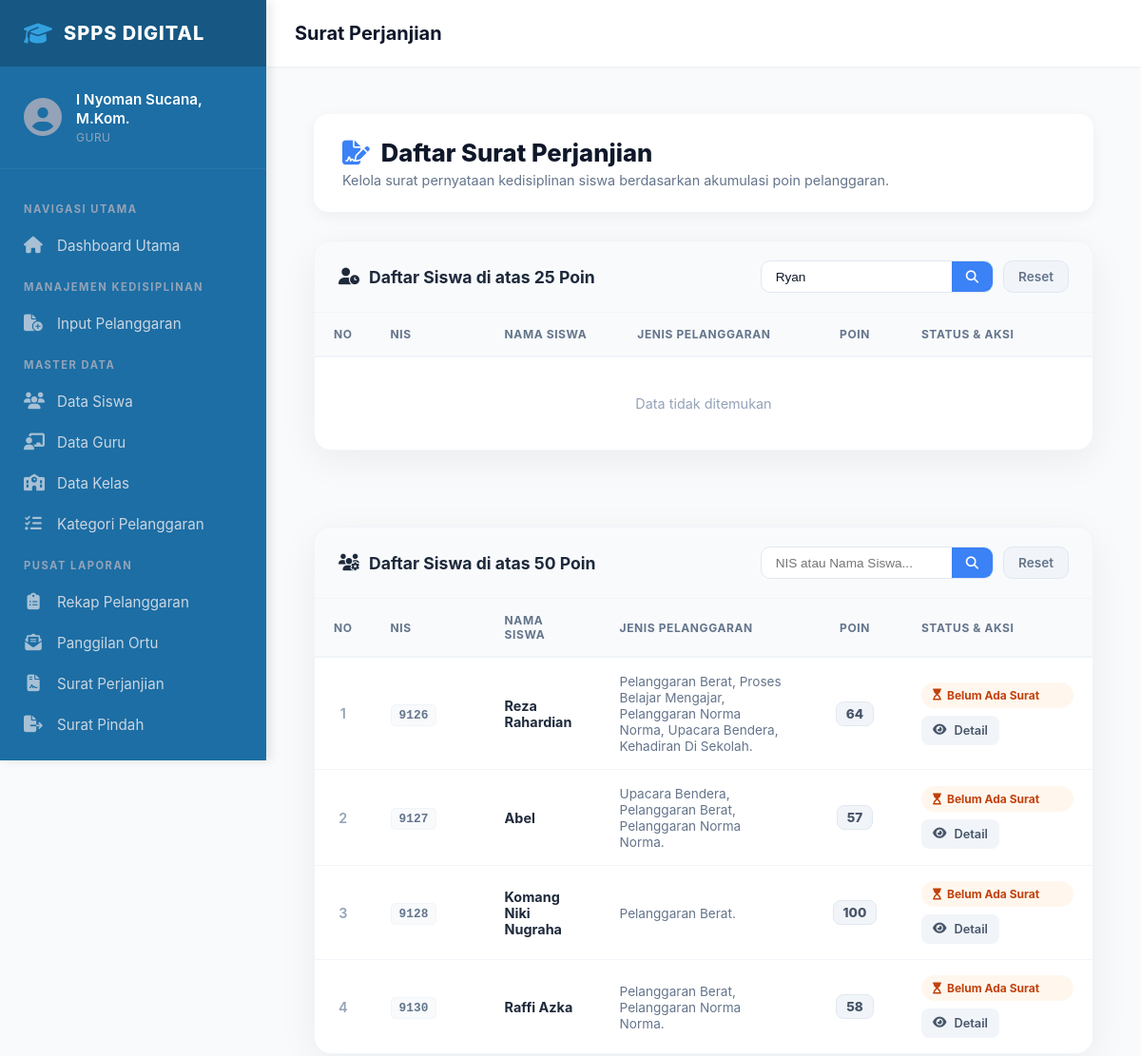
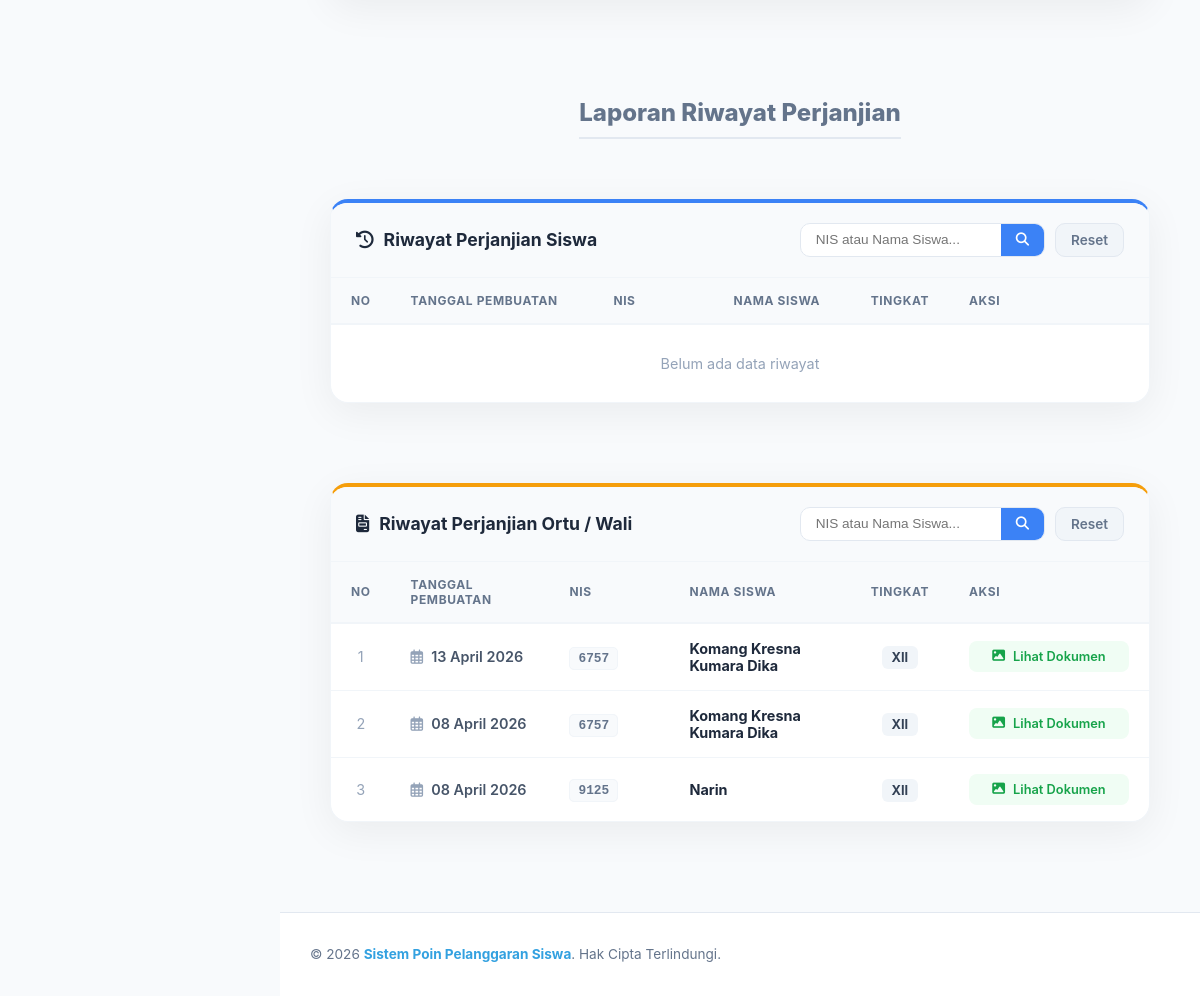
/pages/laporan/list_perjanjian.php?cari_daftar_siswa=Ryan (signed in), run on the app's committed database (2 pictures, top to bottom).
### tables this page shows
CREATE TABLE `siswa` (
  `nis` int(5) NOT NULL,
  `nama_siswa` varchar(50) DEFAULT NULL,
  `jenis_kelamin` enum('Laki - Laki','Perempuan') DEFAULT NULL,
  `alamat` varchar(100) DEFAULT NULL,
  `password` varchar(70) DEFAULT NULL,
  `status` enum('aktif','tidak_aktif','lulus','pindah') DEFAULT NULL,
  `id_ortu_wali` int(5) DEFAULT NULL,
  `id_kelas` int(3) DEFAULT NULL
);

### pages/laporan/list_perjanjian.php (the view, shortened to what the rows shown need)
<?php
include ROOTPATH . "/config/config.php";
function formatTanggalIndo($tanggal_database) {
    $nama_bulan = [
        "01" => "Januari",  "02" => "Pebruari", "03" => "Maret",
        "04" => "April",    "05" => "Mei",       "06" => "Juni",
        "07" => "Juli",     "08" => "Agustus",   "09" => "September",
        "10" => "Oktober",  "11" => "November",  "12" => "Desember"
    ];
    $bagian_tanggal = explode("-", date("d-m-Y", strtotime($tanggal_database)));
    return $bagian_tanggal[0] . " " . $nama_bulan[$bagian_tanggal[1]] . " " . $bagian_tanggal[2];
}
function tampilkanJenisPelanggaran($conn, $nis_siswa) {
    $query = mysqli_query($conn,
        "SELECT DISTINCT jenis
         FROM pelanggaran_siswa
         JOIN jenis_pelanggaran USING(id_jenis_pelanggaran)
         WHERE nis = '$nis_siswa'"
    );
    $daftar = [];
    while ($baris = mysqli_fetch_assoc($query)) {
        $daftar[] = htmlspecialchars($baris['jenis']);
    }
    if (!empty($daftar)) {
        echo implode(', ', $daftar) . '.';
    }
}
if (isset($_GET['cari_daftar_ortu'])) {
    $kata_cari_ortu = mysqli_real_escape_string($conn, $_GET['cari_daftar_ortu']);
    $sql_calon_perjanjian_ortu = "
        SELECT main.*, sub.total_poin
        FROM (
            SELECT siswa.*, po.tanggal AS tanggal_surat, po.status AS status_dokumen, po.foto_dokumen
            FROM siswa
            JOIN pelanggaran_siswa USING(nis)
            JOIN jenis_pelanggaran USING(id_jenis_pelanggaran)
            LEFT JOIN perjanjian_orang_tua po USING(id_pelanggaran_siswa)
            WHERE siswa.status = 'aktif'
              AND (po.status IS NULL OR po.status != 'Selesai')
              AND (siswa.nama_siswa LIKE '%$kata_cari_ortu%' OR siswa.nis LIKE '%$kata_cari_ortu%')
            GROUP BY siswa.nis, po.tanggal, po.status, po.foto_dokumen
            ORDER BY siswa.nis, po.tanggal DESC
        ) main
        JOIN (
            SELECT nis, SUM(poin) AS total_poin
            FROM pelanggaran_siswa
            JOIN jenis_pelanggaran USING(id_jenis_pelanggaran)
            GROUP BY nis
        ) sub USING(nis)
        WHERE sub.total_poin BETWEEN 50 AND 100
    ";
} else {
    $sql_calon_perjanjian_ortu = "
        SELECT main.*, sub.total_poin
        FROM (
            SELECT siswa.*, po.tanggal AS tanggal_surat, po.status AS status_dokumen, po.foto_dokumen
            FROM siswa
            JOIN pelanggaran_siswa USING(nis)
            JOIN jenis_pelanggaran USING(id_jenis_pelanggaran)
            LEFT JOIN perjanjian_orang_tua po USING(id_pelanggaran_siswa)
            WHERE siswa.status = 'aktif'
              AND (po.status IS NULL OR po.status != 'Selesai')
            GROUP BY siswa.nis, po.tanggal, po.status, po.foto_dokumen
            ORDER BY siswa.nis, po.tanggal DESC
        ) main
        JOIN (
            SELECT nis, SUM(poin) AS total_poin
            FROM pelanggaran_siswa
            JOIN jenis_pelanggaran USING(id_jenis_pelanggaran)
            GROUP BY nis
        ) sub USING(nis)
        WHERE sub.total_poin BETWEEN 50 AND 100
    ";
}
$hasil_calon_perjanjian_ortu = mysqli_query($conn, $sql_calon_perjanjian_ortu);
if (isset($_GET['cari_laporan_ortu'])) {
    $kata_cari_laporan_ortu = mysqli_real_escape_string($conn, $_GET['cari_laporan_ortu']);
    $sql_laporan_perjanjian_ortu = "
        SELECT
            po.tanggal   AS tanggal_surat,
            po.foto_dokumen,
            po.status    AS status_dokumen,
            po.tingkat,
            s.nis,
            s.nama_siswa
        FROM perjanjian_orang_tua po
        JOIN pelanggaran_siswa pel USING(id_pelanggaran_siswa)
        JOIN siswa s USING(nis)
        WHERE s.status = 'aktif'
          AND (s.nama_siswa LIKE '%$kata_cari_laporan_ortu%' OR s.nis LIKE '%$kata_cari_laporan_ortu%')
        GROUP BY s.nis, s.nama_siswa, po.tanggal, po.foto_dokumen, po.status, po.tingkat
        ORDER BY po.tanggal DESC
    ";
} else {
    $sql_laporan_perjanjian_ortu = "
        SELECT
            po.tanggal   AS tanggal_surat,
            po.foto_dokumen,
            po.status    AS status_dokumen,
            po.tingkat,
            s.nis,
            s.nama_siswa
        FROM perjanjian_orang_tua po
        JOIN pelanggaran_siswa pel USING(id_pelanggaran_siswa)
        JOIN siswa s USING(nis)
        WHERE s.status = 'aktif'
        GROUP BY s.nis, s.nama_siswa, po.tanggal, po.foto_dokumen, po.status, po.tingkat
        ORDER BY po.tanggal DESC
    ";
}
$hasil_laporan_perjanjian_ortu = mysqli_query($conn, $sql_laporan_perjanjian_ortu);
include ROOTPATH . "/includes/header.php";
?>
<link rel="stylesheet" href="/poin_pelanggaran_siswa/css/pages/laporan/list_perjanjian.css">
<div class="container">
    <header class="page-header">
        <div class="header-title-group">
            <h2><i class="fas fa-file-signature"></i> Daftar Surat Perjanjian</h2>
        </div>
    </header>
    <div class="card-section">
        <div class="table-responsive">
            <table>
                <thead>
                    <tr>
                        <th style="width: 50px; text-align: center;">No</th>
                        <th style="width: 120px;">NIS</th>
                        <th>Nama Siswa</th>
                        <th>Jenis Pelanggaran</th>
                        <th style="width: 100px; text-align: center;">Poin</th>
                        <th style="width: 200px;">Status & Aksi</th>
                    </tr>
                </thead>
            </table>
        </div>
    </div>
<br><br>
    <div class="card-section">
        <div class="table-responsive">
            <table>
                <thead>
                    <tr>
                        <th style="width: 50px; text-align: center;">No</th>
                        <th style="width: 120px;">NIS</th>
                        <th>Nama Siswa</th>
                        <th>Jenis Pelanggaran</th>
                        <th style="width: 100px; text-align: center;">Poin</th>
                        <th style="width: 200px;">Status & Aksi</th>
                    </tr>
                </thead>
                <tbody>
                    <?php
                    $nomor_urut = 1;
                    if (!$hasil_calon_perjanjian_ortu || mysqli_num_rows($hasil_calon_perjanjian_ortu) == 0) {
                        echo "<tr><td colspan='6' align='center' style='padding: 40px; color: #94a3b8;'>Data tidak ditemukan</td></tr>";
                    } else {
                        while ($data_ortu = mysqli_fetch_assoc($hasil_calon_perjanjian_ortu)) {
                    ?>
                    <tr>
                        <td style="text-align: center; color: #94a3b8; font-weight: 600;"><?= $nomor_urut++ ?></td>
                        <td><span class="nis-badge"><?= htmlspecialchars($data_ortu['nis']) ?></span></td>
                        <td style="font-weight: 700; color: #1e293b;"><?= htmlspecialchars($data_ortu['nama_siswa']) ?></td>
                        <td><span style="font-size: 0.85rem; color: #64748b;"><?php tampilkanJenisPelanggaran($conn, $data_ortu['nis']); ?></span></td>
                        <td style="text-align: center;"><span class="poin-badge"><?= htmlspecialchars($data_ortu['total_poin']) ?></span></td>
                        <td>
                            <div class="action-stack">
                                <?php if ($data_ortu['status_dokumen'] == NULL) { ?>
                                    <span class="status-badge status-pending"><i class="fas fa-hourglass-start"></i> Belum Ada Surat</span>
                                    <div style="display: flex; gap: 5px; flex-wrap: wrap;">
                                        <a href="/poin_pelanggaran_siswa/pages/laporan/detail_pelanggaran.php?nis=<?= $data_ortu['nis'] ?>&tanggal=<?= $data_ortu['tanggal_surat'] ?>&from=list_perjanjian.php" class="btn-action btn-detail" title="Detail"><i class="fas fa-eye"></i> Detail</a>
                                    </div>
                                <?php } elseif ($data_ortu['status_dokumen'] == "Selesai") { ?>
                                    <span class="status-badge status-success"><i class="fas fa-check-circle"></i> Selesai</span>
                                    <a href="/poin_pelanggaran_siswa/assets/images/<?= htmlspecialchars($data_ortu['foto_dokumen']) ?>" target="_blank" class="btn-action btn-view"><i class="fas fa-image"></i> Lihat Dokumen</a>
                                <?php } ?>
                            </div>
                        </td>
                    </tr>
                    <?php } } ?>
                </tbody>
            </table>
        </div>
    </div>
    <div style="text-align: center; margin-bottom: 40px;">
        <h2 style="color: #64748b; font-size: 1.5rem; font-weight: 800; border-bottom: 2px solid #e2e8f0; display: inline-block; padding-bottom: 10px;">Laporan Riwayat Perjanjian</h2>
    </div>
    <div class="card-section" style="border-top: 4px solid #3b82f6;">
        <div class="table-responsive">
            <table>
                <thead>
                    <tr>
                        <th style="width: 50px; text-align: center;">No</th>
                        <th>Tanggal Pembuatan</th>
                        <th style="width: 120px;">NIS</th>
                        <th>Nama Siswa</th>
                        <th style="width: 80px; text-align: center;">Tingkat</th>
                        <th style="width: 200px;">Aksi</th>
                    </tr>
                </thead>
            </table>
        </div>
    </div>
<br><br>
    <div class="card-section" style="border-top: 4px solid #f59e0b;">
        <div class="table-responsive">
            <table>
                <thead>
                    <tr>
                        <th style="width: 50px; text-align: center;">No</th>
                        <th>Tanggal Pembuatan</th>
                        <th style="width: 120px;">NIS</th>
                        <th>Nama Siswa</th>
                        <th style="width: 80px; text-align: center;">Tingkat</th>
                        <th style="width: 200px;">Aksi</th>
                    </tr>
                </thead>
                <tbody>
                    <?php
                    $nomor_urut = 1;
                    if (!$hasil_laporan_perjanjian_ortu || mysqli_num_rows($hasil_laporan_perjanjian_ortu) == 0) {
                        echo "<tr><td colspan='6' align='center' style='padding: 30px; color: #94a3b8;'>Belum ada data riwayat</td></tr>";
                    } else {
                        while ($data_laporan_ortu = mysqli_fetch_assoc($hasil_laporan_perjanjian_ortu)) {
                    ?>
                    <tr>
                        <td align="center" style="color: #94a3b8;"><?= $nomor_urut++ ?></td>
                        <td><span style="font-weight: 600; color: #475569;"><i class="far fa-calendar-alt" style="margin-right: 8px; color: #94a3b8;"></i><?= formatTanggalIndo($data_laporan_ortu['tanggal_surat']) ?></span></td>
                        <td><span class="nis-badge"><?= htmlspecialchars($data_laporan_ortu['nis']) ?></span></td>
                        <td style="font-weight: 700; color: #1e293b;"><?= htmlspecialchars($data_laporan_ortu['nama_siswa']) ?></td>
                        <td align="center"><span style="background: #f1f5f9; padding: 4px 10px; border-radius: 6px; font-weight: 700; font-size: 0.8rem;"><?= htmlspecialchars($data_laporan_ortu['tingkat']) ?></span></td>
                        <td>
                            <div class="action-stack">
                                <?php if ($data_laporan_ortu['status_dokumen'] == NULL) { ?>
                                    <div style="display: flex; gap: 5px;">
                                        <a href="/poin_pelanggaran_siswa/pages/laporan/detail_pelanggaran.php?nis=<?= $data_laporan_ortu['nis'] ?>&tanggal=<?= $data_laporan_ortu['tanggal_surat'] ?>&from=list_perjanjian.php" class="btn-action btn-detail" title="Detail"><i class="fas fa-eye"></i> Detail</a>
                                        <?php if (strtolower(trim($_SESSION['role'])) !== 'guru'): ?>
                                            <form action="/poin_pelanggaran_siswa/pages/cetak/add_perjanjian_ortu.php" method="post" style="margin: 0;">
                                                <input type="hidden" name="nis" value="<?= $data_laporan_ortu['nis'] ?>">
                                                <button type="submit" class="btn-action btn-print-mini"><i class="fas fa-print"></i> Cetak</button>
                                            </form>
                                        <?php endif; ?>
                                    </div>
                                <?php } elseif ($data_laporan_ortu['status_dokumen'] == "Selesai") { ?>
                                    <a href="/poin_pelanggaran_siswa/assets/images/<?= htmlspecialchars($data_laporan_ortu['foto_dokumen']) ?>" target="_blank" class="btn-action btn-view"><i class="fas fa-image"></i> Lihat Dokumen</a>
                                <?php } ?>
                            </div>
                        </td>
                    </tr>
                    <?php } } ?>
                </tbody>
            </table>
        </div>
    </div>
</div>
<?php include ROOTPATH . "/includes/footer.php"; ?>

### data on the page
siswa: nis "9126", nama_siswa "Reza Rahardian", daftar "Pelanggaran Berat, Proses Belajar Mengajar, Pelanggaran Norma Norma, Upacara Bendera, Kehadiran Di Sekolah", total_poin "64"
siswa: nis "9127", nama_siswa "Abel", daftar "Upacara Bendera, Pelanggaran Berat, Pelanggaran Norma Norma", total_poin "57"
siswa: nis "9128", nama_siswa "Komang Niki Nugraha", daftar "Pelanggaran Berat", total_poin "100"
siswa: nis "9130", nama_siswa "Raffi Azka", daftar "Pelanggaran Berat, Pelanggaran Norma Norma", total_poin "58"
siswa: tanggal_surat "13 April 2026", nis "6757", nama_siswa "Komang Kresna Kumara Dika", tingkat "XII", tanggal_surat "08 April 2026"
siswa: tanggal_surat "08 April 2026", nis "9125", nama_siswa "Narin", tingkat "XII"

### other printed values
$_SESSION['nama'] "I Nyoman Sucana, M.Kom."
$_SESSION['role'] "GURU"
$page_title "Surat Perjanjian"
